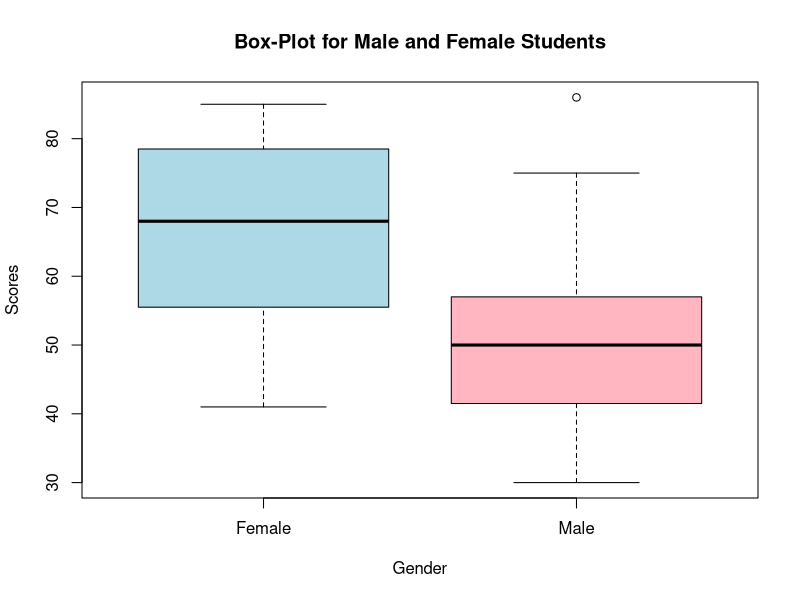

The R source for this figure:
## ---- chunk 1
Female <- c(57, 59, 78, 79, 60, 65, 68, 71, 75, 48, 51, 55, 56, 41, 43, 44, 75, 78, 80, 81, 83, 83, 85)
Male <- c(48, 49, 49, 30, 30, 31, 32, 35, 37, 41, 86, 42, 51, 53, 56, 42, 44, 50, 51, 65, 67, 51, 56, 58, 64, 64, 75)
## ---- chunk 2
stem(Female)
## ---- chunk 3
stem(Male)
## ---- chunk 4
scores <- data.frame(
  score = c(Male, Female),
  gender = factor(c(rep("Male", length(Male)), rep("Female", length(Female))))
)

boxplot(score ~ gender, data = scores,
        main = "Box-Plot for Male and Female Students",
        xlab = "Gender",
        ylab = "Scores",
        col = c("lightblue", "lightpink"))
